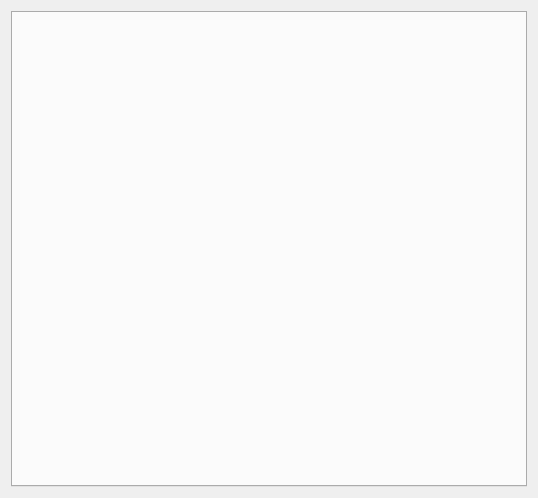
<?xml version="1.0" encoding="UTF-8"?>
<ui version="4.0">
 <class>WaypointView</class>
 <widget class="QWidget" name="WaypointView">
  <property name="geometry">
   <rect>
    <x>0</x>
    <y>0</y>
    <width>538</width>
    <height>498</height>
   </rect>
  </property>
  <property name="windowTitle">
   <string>Form</string>
  </property>
  <layout class="QHBoxLayout" name="horizontalLayout">
   <item>
    <widget class="QTabWidget" name="tabWidget"/>
   </item>
  </layout>
 </widget>
 <resources/>
 <connections/>
</ui>
